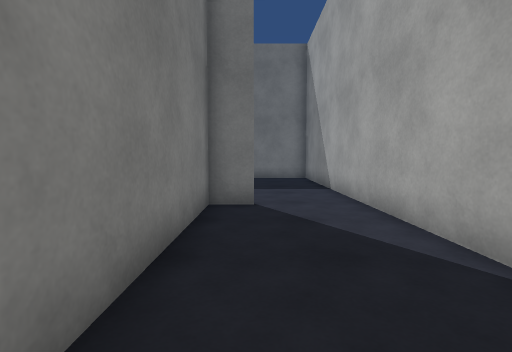
View 1 (above)

17 first-person views from a walk through a 3-D level made in the Unity game engine. The camera is 1.2 m above the floor, tilts 4° down and sees 85° across. The floor is counted in squares, 1 m on a side. Each view is taken from the middle of a square. On the plan, view 1 faces up. The plan holds only what a view shows up to about 13 squares ahead; the rest is blank. The player character is not drawn. Surface patterns are stand-ins for the level's own textures.

View 2
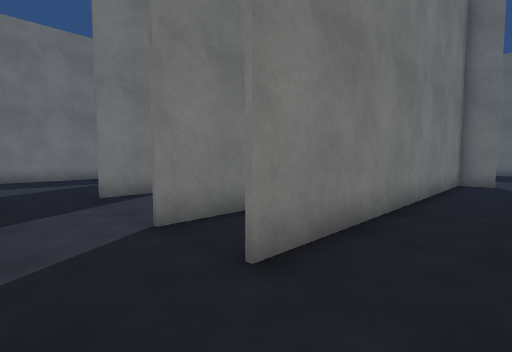

View 3
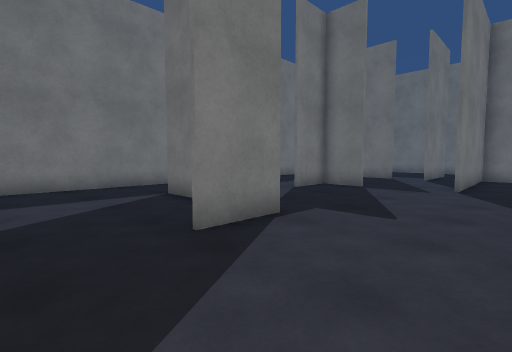

View 4
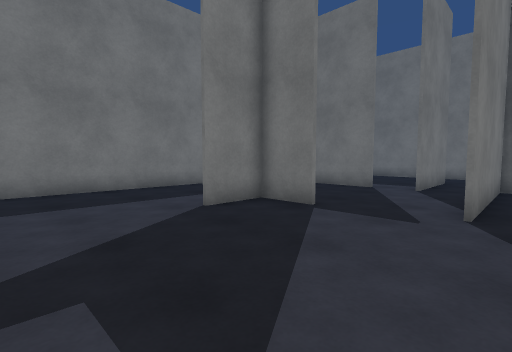

View 5
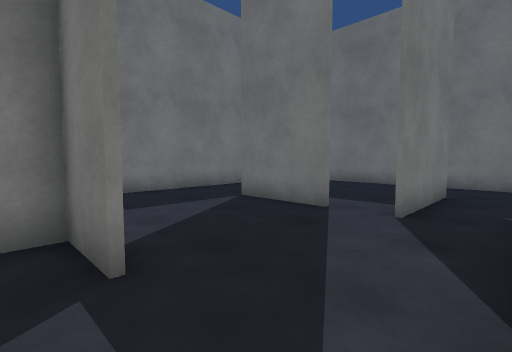

View 6
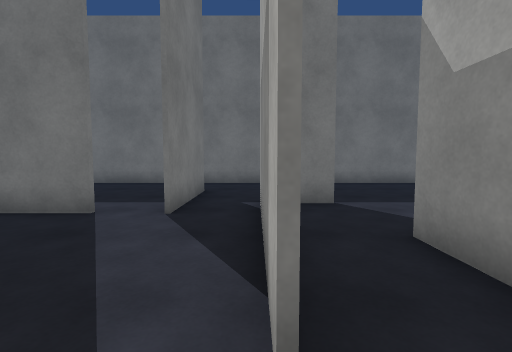

View 7
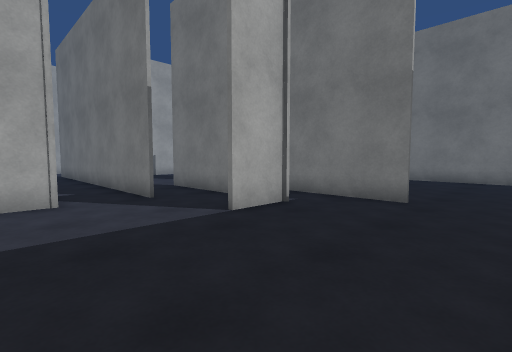

View 8
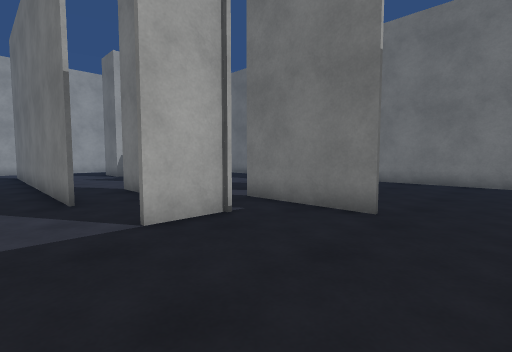

View 9
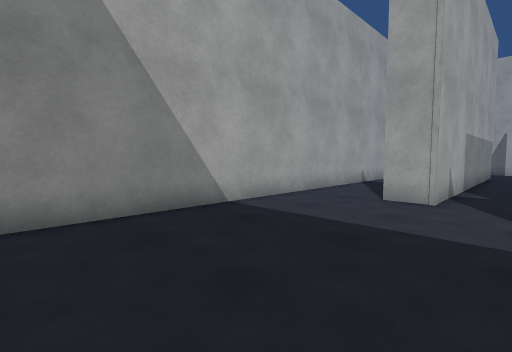

View 10
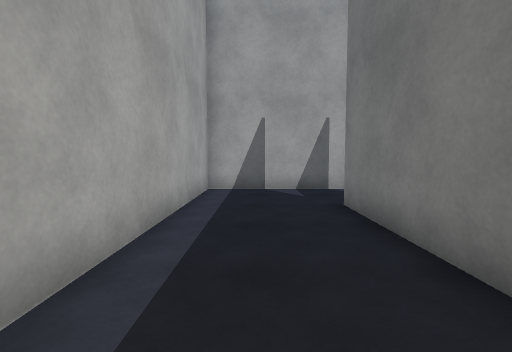

View 11
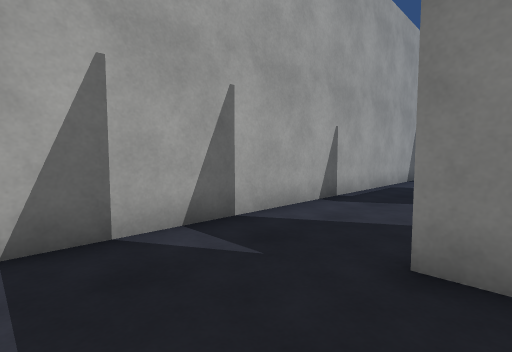

View 12
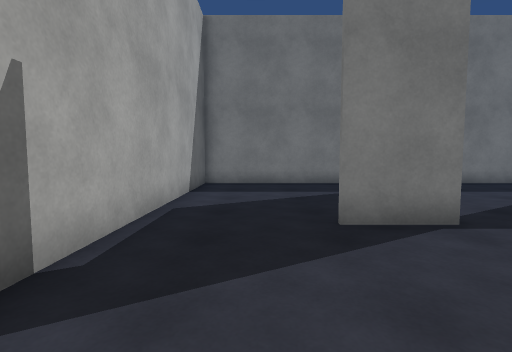

View 13
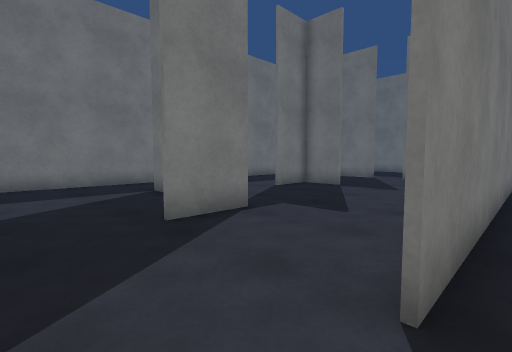

View 14
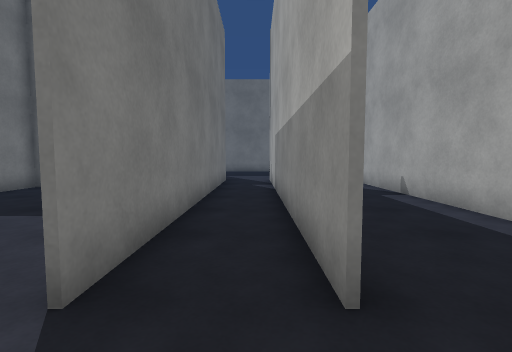

View 15
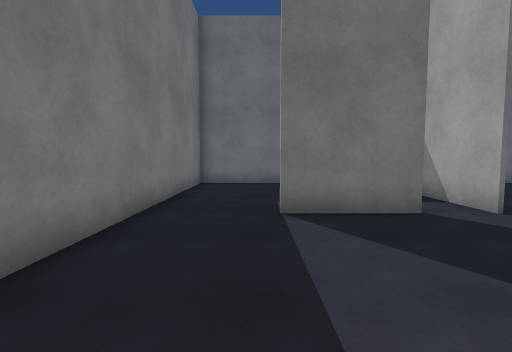

View 16
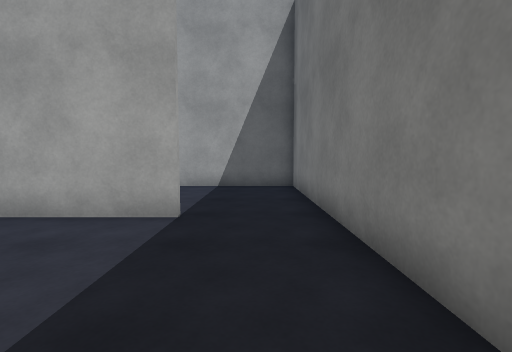

View 17
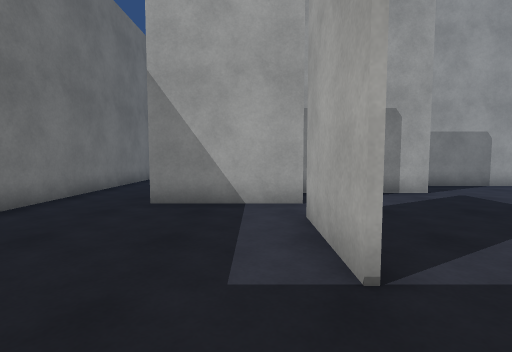

### Floor plan
Points are (right, up) in squares from view 1. A wall is a line through its corners. A room is listed if a view was taken in it or the views show most of it. See-through windows are left out.
Room 1 (views 1, 2, 3, 4, 5, 6, 7, 8, 9, 10, 11, 12, 13, 14, 15, 16, 17)
walls: (-5.9, 4.2) (-5.9, 10); (-8.9, 3.9) (-10.6, 3.9) (-10.6, 1.9); (-3.6, 5.5) (-3.6, 7.1); (-3.5, 7.2) (-3.5, -5); (-7.9, 8.8) (-7.9, 12.8); (-9.4, 8.8) (-12.5, 8.8); (-3.6, -0.5) (-3.6, 3); (-6, 10.3) (-4, 10.3); (-7.8, -2.4) (-7.8, -4.6); (-1.2, 7.2) (-1.2, -4.9); (-3.9, 10.1) (-5.8, 10.1) (-5.8, 4.2); (-12.5, 9) (-9.4, 9); (0, 6.9) (-1.2, 6.9); (-11, -2.6) (-12.5, -2.6); (-12.5, -2.5) (-8.9, -2.5); (-7.8, 12.8) (-7.8, 8.8); (-1.3, -5) (-1.3, 7.1) (0, 7.1); (1.2, 15.6) (-15.5, 15.6) (-15.5, -8.3) (2.8, -8.3) (2.8, 14.9)

Positions as (right, up) in squares from view 1, and headings:
1: (0, 0), facing up
2: (1, -7), facing up-left
3: (-4, -7), facing up-left
4: (-5, -2), facing up-left
5: (-6, 3), facing up-left
6: (-6, 3), facing up
7: (0, 15), facing down-left
8: (-2, 15), facing down-left
9: (-3, 15), facing down-right
10: (1, 2), facing down
11: (2, -4), facing down-left
12: (-3, -6), facing left
13: (-3, -7), facing up-left
14: (-2, -7), facing up
15: (-13, 3), facing up
16: (-14, 3), facing down
17: (-15, 10), facing right
